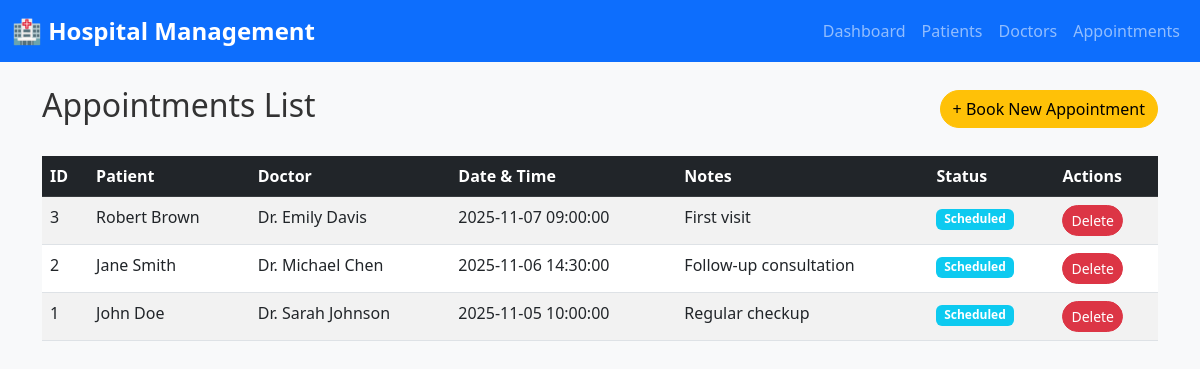
The app's page /appointments with its own data.
### tables this page shows
CREATE TABLE Appointments (
    AppointmentID INTEGER PRIMARY KEY AUTOINCREMENT,
    PatientID INTEGER,
    DoctorID INTEGER,
    TreatmentID INTEGER,
    AppointmentDate TEXT NOT NULL,
    Notes TEXT,
    Status TEXT DEFAULT 'Scheduled',
    FOREIGN KEY (PatientID) REFERENCES Patients(PatientID) ON DELETE CASCADE,
    FOREIGN KEY (DoctorID) REFERENCES Doctors(DoctorID) ON DELETE CASCADE,
    FOREIGN KEY (TreatmentID) REFERENCES Treatments(TreatmentID) ON DELETE SET NULL
);

CREATE TABLE Patients (
    PatientID INTEGER PRIMARY KEY AUTOINCREMENT,
    Name TEXT NOT NULL,
    DOB TEXT NOT NULL,
    Gender TEXT CHECK(Gender IN ('M', 'F', 'Other')),
    ContactInfo TEXT,
    Address TEXT
);

CREATE TABLE Doctors (
    DoctorID INTEGER PRIMARY KEY AUTOINCREMENT,
    Name TEXT NOT NULL,
    Specialty TEXT,
    ContactInfo TEXT,
    Email TEXT
);

### app.py (the view)
@app.route('/appointments')
def appointments():
    conn = get_db_connection()
    appointments = conn.execute('''
        SELECT A.AppointmentID, P.Name as PatientName, D.Name as DoctorName,
               A.AppointmentDate, A.Notes, A.Status
        FROM Appointments A
        JOIN Patients P ON A.PatientID = P.PatientID
        JOIN Doctors D ON A.DoctorID = D.DoctorID
        ORDER BY A.AppointmentDate DESC
    ''').fetchall()
    conn.close()
    return render_template('appointments.html', appointments=appointments)

### app.py (called while the page is built)
def get_db_connection():
    conn = sqlite3.connect(DATABASE)
    conn.row_factory = sqlite3.Row
    return conn

### templates/appointments.html
{% extends 'base.html' %}
{% block content %}
<div class="d-flex justify-content-between align-items-center mb-4">
    <h2>Appointments List</h2>
    <a href="/add_appointment" class="btn btn-warning">+ Book New Appointment</a>
</div>
<div class="table-responsive">
    <table class="table table-striped table-hover">
        <thead class="table-dark">
            <tr>
                <th>ID</th>
                <th>Patient</th>
                <th>Doctor</th>
                <th>Date & Time</th>
                <th>Notes</th>
                <th>Status</th>
                <th>Actions</th>
            </tr>
        </thead>
        <tbody>
            {% for appointment in appointments %}
            <tr>
                <td>{{ appointment.AppointmentID }}</td>
                <td>{{ appointment.PatientName }}</td>
                <td>{{ appointment.DoctorName }}</td>
                <td>{{ appointment.AppointmentDate }}</td>
                <td>{{ appointment.Notes }}</td>
                <td><span class="badge bg-info">{{ appointment.Status }}</span></td>
                <td>
                    <a href="/delete_appointment/{{ appointment.AppointmentID }}" class="btn btn-sm btn-danger"
                       onclick="return confirm('Are you sure?')">Delete</a>
                </td>
            </tr>
            {% endfor %}
        </tbody>
    </table>
</div>
{% endblock %}

### templates/base.html (shortened to what this page needs)
<!DOCTYPE html>
<html lang="en">
<head>
    <link href="https://cdn.jsdelivr.net/npm/bootstrap@5.3.0/dist/css/bootstrap.min.css" rel="stylesheet">
    <link rel="stylesheet" href="{{ url_for('static', filename='css/style.css') }}">
</head>
<body>
    <nav class="navbar navbar-expand-lg navbar-dark bg-primary">
        <div class="container-fluid">
            <a class="navbar-brand" href="/">🏥 Hospital Management</a>
            <div class="collapse navbar-collapse" id="navbarNav">
                <ul class="navbar-nav ms-auto">
                    <li class="nav-item"><a class="nav-link" href="/">Dashboard</a></li>
                    <li class="nav-item"><a class="nav-link" href="/patients">Patients</a></li>
                    <li class="nav-item"><a class="nav-link" href="/doctors">Doctors</a></li>
                    <li class="nav-item"><a class="nav-link" href="/appointments">Appointments</a></li>
                </ul>
            </div>
        </div>
    </nav>
    <div class="container mt-4">
        {% block content %}{% endblock %}
    </div>
</body>
</html>

### static/css/style.css (style rules this page uses)
body { font-family: 'Segoe UI', Tahoma, Geneva, Verdana, sans-serif; background-color: #f8f9fa; }
.navbar-brand { font-size: 1.5rem; font-weight: bold; }
.table { background-color: white; }
.btn { border-radius: 20px; }
h1, h2, h3 { color: #333; }

### records on screen
Appointments: AppointmentID "3", PatientName "Robert Brown", DoctorName "Dr. Emily Davis", AppointmentDate "2025-11-07 09:00:00", Notes "First visit", Status "Scheduled"
Appointments: AppointmentID "2", PatientName "Jane Smith", DoctorName "Dr. Michael Chen", AppointmentDate "2025-11-06 14:30:00", Notes "Follow-up consultation", Status "Scheduled"
Appointments: AppointmentID "1", PatientName "John Doe", DoctorName "Dr. Sarah Johnson", AppointmentDate "2025-11-05 10:00:00", Notes "Regular checkup", Status "Scheduled"
